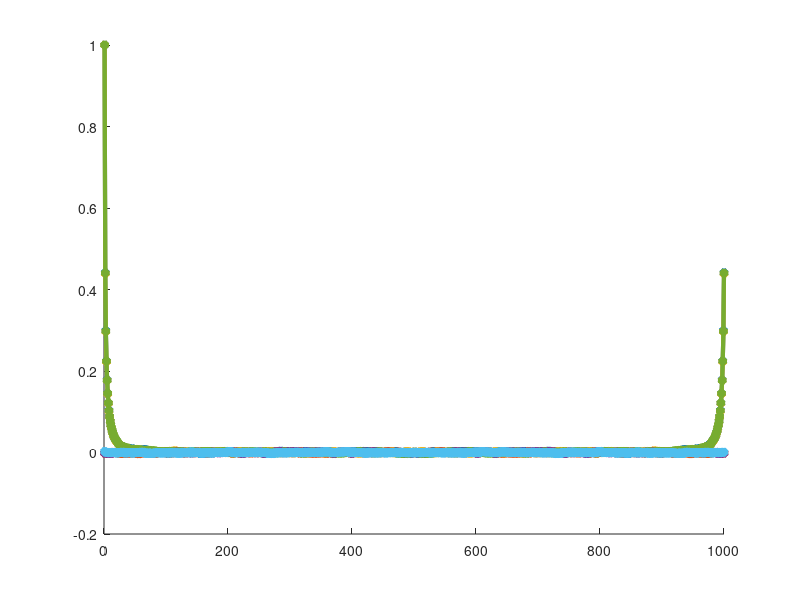
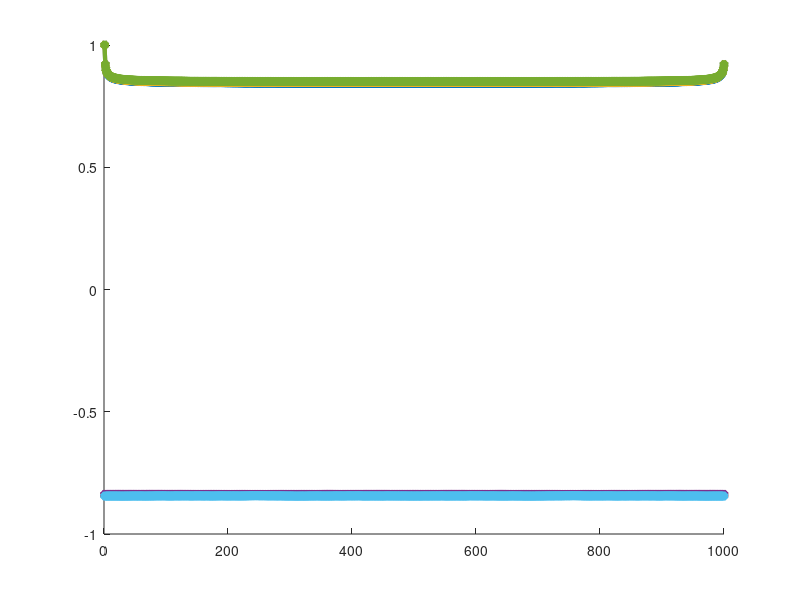

MATLAB code to generate these figures, in order:
%n = 21;
%figure()
%hold on
%for i = 1:n
%	data = csvread(strcat('corr', num2str(i), '.csv'));
%	plot(data(:, 1:.5*length(data))', 'linewidth', 4)
%end


corr1 = csvread('corr1.csv');
corr2 = csvread('corr2.csv');
corr3 = csvread('corr15.csv');
corr4 = csvread('corr13.csv');
corr5 = csvread('corr14.csv');
corr6 = csvread('corr21.csv');

figure()
hold on
plot(corr1', '-*', 'linewidth', 3)
plot(corr2', '-*', 'linewidth', 3)
plot(corr3', '-*', 'linewidth', 3)
hold off
figure()
hold on
plot( corr4', '-*', 'linewidth', 3)
plot( corr5', '-*', 'linewidth', 3)
plot( corr6', '-*', 'linewidth', 3)
